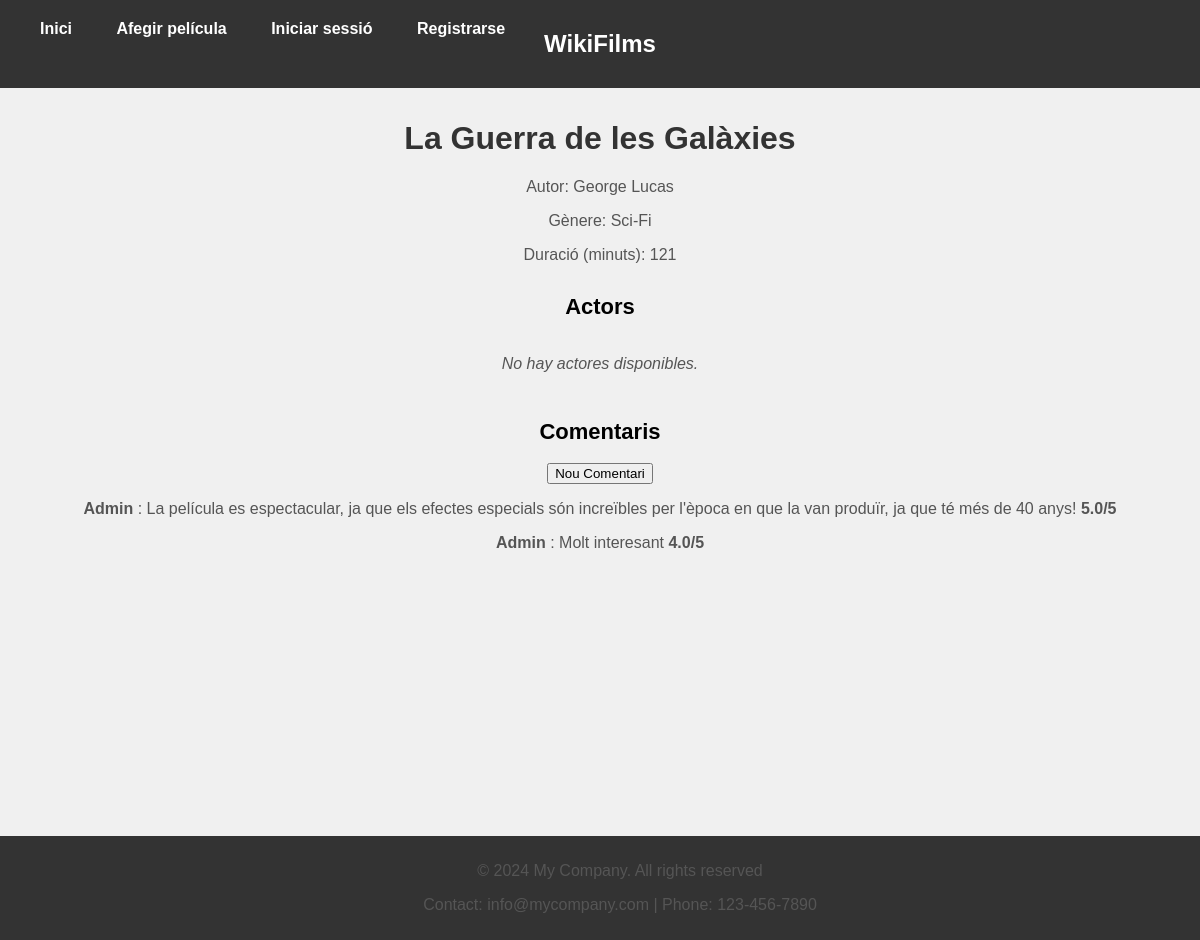
/film/1/, run on the app's committed database.
### films/models.py (models this page shows, shortened)
class Film(models.Model):
    title = models.CharField(max_length=100)
    author = models.CharField(max_length=100)
    genre = models.CharField(max_length=100, blank=True, null=True)
    duration = models.IntegerField()
    actors = models.ManyToManyField(Actor, related_name='films')

class Review(models.Model):
     film = models.ForeignKey(Film, on_delete=models.CASCADE)
     user = models.ForeignKey(User, on_delete=models.CASCADE)
     content = models.TextField()
     rating = models.FloatField(validators=[MinValueValidator(0), MaxValueValidator(5)])

### films/views.py (the view)
# urls.py: path('film/<int:pk>/', book_detail, name='book_detail'),
def book_detail(request, pk):
    book = get_object_or_404(Film, pk=pk)
    return render(request, 'detail_film.html', {'book': book})

### templates/detail_film.html (shortened to what this page needs)
{% extends 'base.html' %}
{% block content %}
{% load static %}
<link rel="stylesheet" type="text/css" href="{% static 'detail_film.css' %}">
<h1>{{ book.title }}</h1>
<p>Autor: {{ book.author }}</p>
<p>Gènere: {{ book.genre }}</p>
<p>Duració (minuts): {{ book.duration }}</p>
<h2>Actors</h2>
<div id="actor-container">
  {% if book.actors.all %}
    {% for actor in book.actors.all %}
      <div class="actor-item">
        <a href="{% url 'actor_detail' pk=actor.pk%}">
          <p>{{ actor.name }} - {{ actor.age }} - {{ actor.country }}</p>
        </a>
      </div>
    {% endfor %}
  {% else %}
    <p><em>No hay actores disponibles.</em></p>
  {% endif %}
</div>
<h2>Comentaris</h2>
<div class="button-container">
    <a href="{% url 'review_create' pk=book.pk %}">
        <button>Nou Comentari</button>
    </a>
</div>
{% if book.review_set.all %}
  {% for review in book.review_set.all %}
    <p> <b>{{review.user.username|capfirst}} </b>: {{ review.content }} <b>{{ review.rating }}/5</b></p>
  {% endfor %}
{% else %}
  <p><em>No hay comentarios disponibles. Se el primero en comentar la película!</em></p>
{% endif %}
{% endblock %}

### static/base.css (style rules this page uses)
body { font-family: Arial, sans-serif; margin: 20px; background-color: #f0f0f0; height: 100vh; }
h2 { margin-top: 100px; }

### static/detail_film.css (style rules this page uses)
body { font-family: Arial, sans-serif; margin-top: 120px; padding: 0; background-color: #f0f0f0; height: 100vh; }
h1 { text-align: center; margin-top: 20px; color: #333; }
p { text-align: center; color: #555; }
h2 { text-align: center; margin-top: 30px; font-size: 22px; }
.button-container { display: flex; justify-content: center; }
#actor-container { display: flex; flex-wrap: wrap; justify-content: center; margin-top: 10px; margin-bottom: 10px; }

### data on the page
Film: title "La Guerra de les Galàxies", author "George Lucas", genre "Sci-Fi", duration "121"
Review: user.username "Admin", content "La película es espectacular, ja que els efectes especials són increïbles per l'època en que la van produïr, ja que té més de 40 anys!", rating "5.0"
Review: user.username "Admin", content "Molt interesant", rating "4.0"
